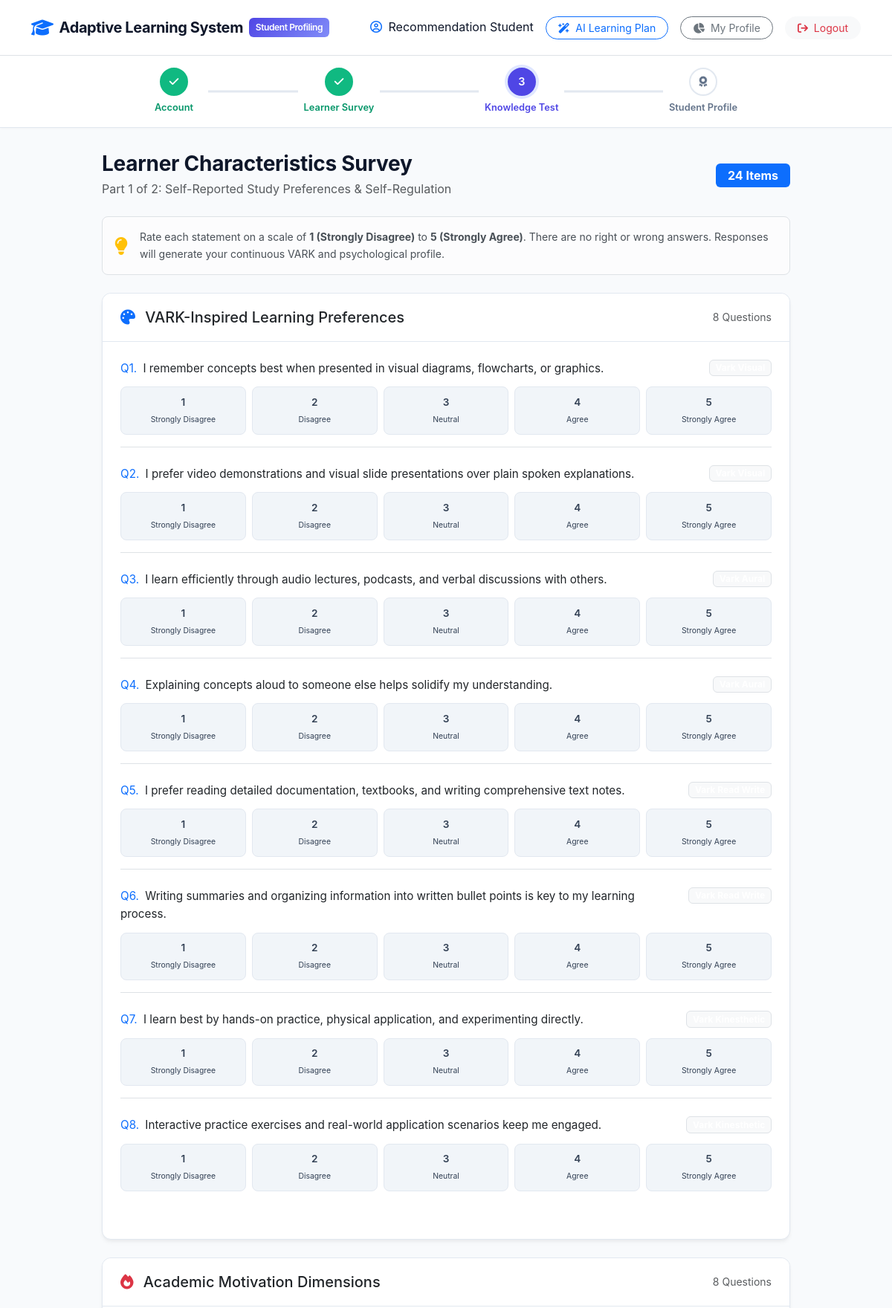
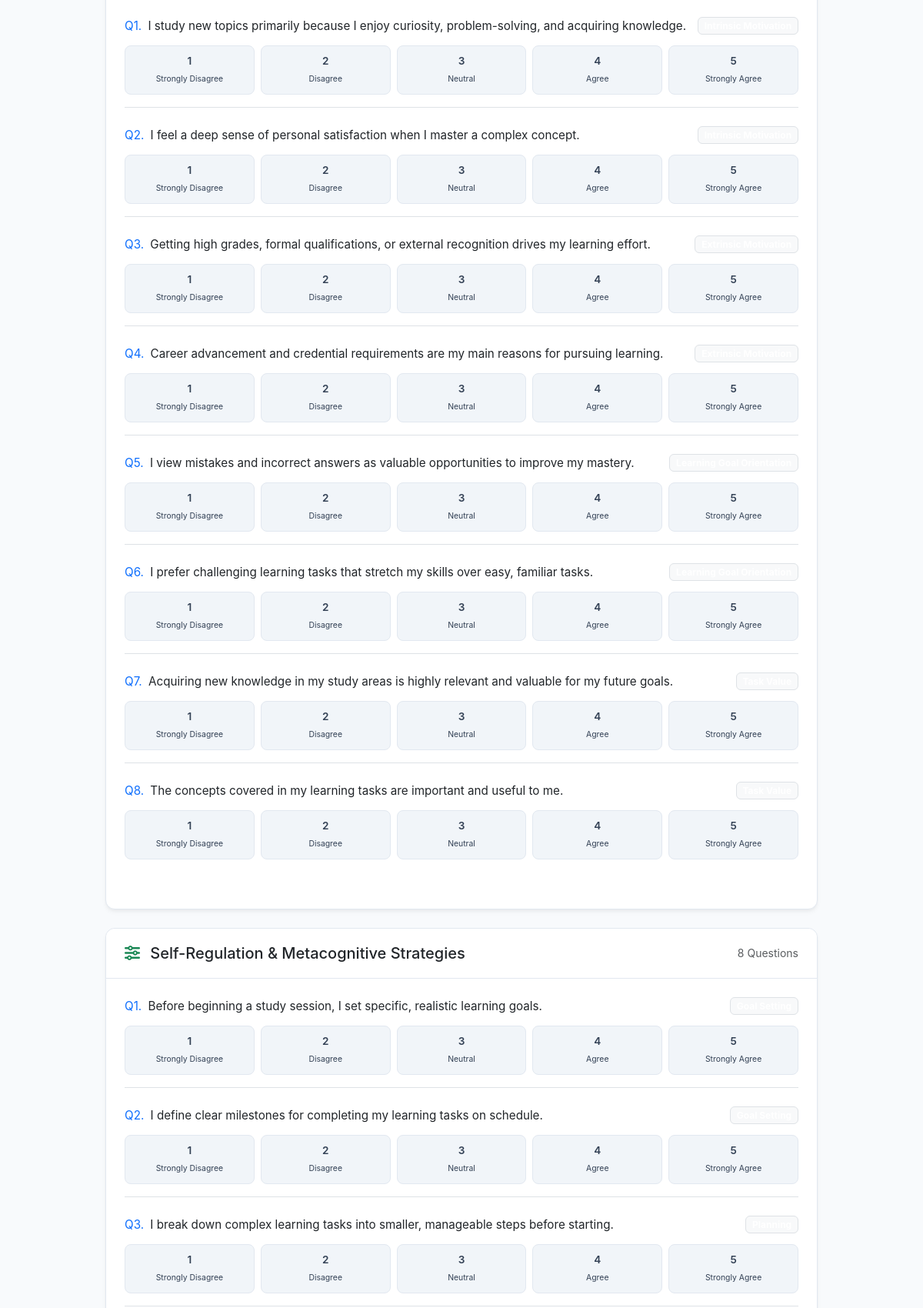
/survey (signed in, upper part), run on the app's committed database (2 pictures, top to bottom).
### tables this page shows
CREATE TABLE survey_questions (
        question_id TEXT PRIMARY KEY,
        question_text TEXT NOT NULL,
        category TEXT NOT NULL, -- VARK, Motivation, Self-Regulation
        parameter TEXT NOT NULL, -- e.g., VARK_visual, intrinsic_motivation, goal_setting
        reverse_scored INTEGER NOT NULL DEFAULT 0
    );

### app.py (the view, shortened to what this page needs)
@app.route('/survey', methods=['GET', 'POST'])
@login_required
def survey():
    student_id = session['student_id']
    conn = get_db()
    cursor = conn.cursor()
    cursor.execute("SELECT question_id, question_text, category, parameter FROM survey_questions;")
    questions = cursor.fetchall()
    conn.close()
    categorized = {}
    for q in questions:
        cat = q['category']
        if cat not in categorized:
            categorized[cat] = []
        categorized[cat].append(dict(q))
    return render_template('survey.html', categorized_questions=categorized)

### app.py (called while the page is built)
def login_required(f):
    from functools import wraps
    @wraps(f)
    def decorated_function(*args, **kwargs):
        if 'student_id' not in session:
            flash("Please log in to access this page.", "warning")
            return redirect(url_for('login'))
        return f(*args, **kwargs)
    return decorated_function

@app.context_processor
def inject_step():
    return dict(current_step=session.get('current_step', 'intro'))

### db.py (called while the page is built)
def get_db():
    conn = sqlite3.connect(DB_PATH, timeout=30.0)
    conn.row_factory = sqlite3.Row
    conn.execute("PRAGMA foreign_keys = ON;")
    conn.execute("PRAGMA journal_mode = WAL;")
    return conn

### templates/survey.html (shortened to what this page needs)
{% extends "layout.html" %}
{% block content %}
<div class="row justify-content-center py-2">
    <div class="col-lg-10">
        <div class="d-flex align-items-center justify-content-between mb-4">
            <div>
                <h3 class="section-title mb-1">Learner Characteristics Survey</h3>
                <p class="text-muted mb-0">Part 1 of 2: Self-Reported Study Preferences & Self-Regulation</p>
            </div>
            <span class="badge bg-primary px-3 py-2 fs-6">24 Items</span>
        </div>
        <div class="alert alert-light border rounded-3 mb-4">
            <div class="d-flex align-items-center">
                <i class="fa-solid fa-lightbulb text-warning fs-4 me-3"></i>
                <small class="text-slate-600">
                    Rate each statement on a scale of <strong>1 (Strongly Disagree)</strong> to <strong>5 (Strongly Agree)</strong>. There are no right or wrong answers. Responses will generate your continuous VARK and psychological profile.
                </small>
            </div>
        </div>
        <form action="{{ url_for('survey') }}" method="POST">
            {% for category_name, questions in categorized_questions.items() %}
            <div class="card card-custom mb-4">
                <div class="card-custom-header d-flex align-items-center justify-content-between">
                    <h5 class="mb-0 font-weight-bold text-slate-800">
                        {% if category_name == 'VARK' %}
                            <i class="fa-solid fa-palette text-primary me-2"></i> VARK-Inspired Learning Preferences
                        {% elif category_name == 'Motivation' %}
                            <i class="fa-solid fa-fire text-danger me-2"></i> Academic Motivation Dimensions
                        {% else %}
                            <i class="fa-solid fa-sliders text-success me-2"></i> Self-Regulation & Metacognitive Strategies
                        {% endif %}
                    </h5>
                    <span class="text-muted small">{{ questions|length }} Questions</span>
                </div>
                <div class="card-body p-4">
                    {% for q in questions %}
                    <div class="mb-4 pb-3 {% if not loop.last %}border-bottom{% endif %}">
                        <div class="d-flex justify-content-between align-items-start mb-2">
                            <label class="form-label text-slate-800 font-weight-medium mb-0" style="font-size: 0.95rem;">
                                <span class="text-primary font-weight-bold me-1">Q{{ loop.index }}.</span> {{ q.question_text }}
                            </label>
                            <span class="badge bg-light text-slate-500 border ms-2" style="font-size: 0.75rem;">
                            </span>
                        </div>
                        <div class="likert-group">
                            <div class="likert-btn">
                                <label for="{{ q.question_id }}_1">1<br><span style="font-size:0.65rem; font-weight:normal;">Strongly Disagree</span></label>
                            </div>
                            <div class="likert-btn">
                                <label for="{{ q.question_id }}_2">2<br><span style="font-size:0.65rem; font-weight:normal;">Disagree</span></label>
                            </div>
                            <div class="likert-btn">
                                <label for="{{ q.question_id }}_3">3<br><span style="font-size:0.65rem; font-weight:normal;">Neutral</span></label>
                            </div>
                            <div class="likert-btn">
                                <label for="{{ q.question_id }}_4">4<br><span style="font-size:0.65rem; font-weight:normal;">Agree</span></label>
                            </div>
                            <div class="likert-btn">
                                <label for="{{ q.question_id }}_5">5<br><span style="font-size:0.65rem; font-weight:normal;">Strongly Agree</span></label>
                            </div>
                        </div>
                    </div>
                    {% endfor %}
                </div>
            </div>
            {% endfor %}
        </form>
    </div>
</div>
{% endblock %}

### static/css/style.css (style rules this page uses)
:root { --primary: #4f46e5; --primary-hover: #4338ca; --primary-light: #e0e7ff; --dark: #0f172a; --slate-700: #334155; --slate-600: #475569; --slate-500: #64748b; --slate-200: #e2e8f0; --slate-100: #f1f5f9; --bg-main: #f8fafc; --card-bg: #ffffff; --vark-visual: #3b82f6; --vark-aural: #8b5cf6; --vark-readwrite: #10b981; --vark-kinesthetic: #f59e0b; --font-sans: 'Inter', -apple-system, BlinkMacSystemFont, "Segoe UI", Roboto, "Helvetica Neue", Arial, sans-serif; }
body { background-color: var(--bg-main); color: var(--dark); font-family: var(--font-sans); line-height: 1.6; min-height: 100vh; display: flex; flex-direction: column; }
.card-custom { background: #ffffff; border: 1px solid var(--slate-200); border-radius: 0.75rem; box-shadow: 0 4px 6px -1px rgba(0, 0, 0, 0.05), 0 2px 4px -1px rgba(0, 0, 0, 0.03); transition: transform 0.15s ease, box-shadow 0.15s ease; }
.card-custom-header { border-bottom: 1px solid var(--slate-200); background-color: #ffffff; padding: 1.25rem 1.5rem; border-top-left-radius: 0.75rem; border-top-right-radius: 0.75rem; }
.section-title { font-weight: 700; color: var(--dark); letter-spacing: -0.01em; }
.likert-group { display: flex; justify-content: space-between; gap: 0.5rem; margin-top: 0.75rem; }
.likert-btn { flex: 1; text-align: center; position: relative; }
.likert-btn label { display: block; padding: 0.6rem 0.25rem; background: var(--slate-100); border: 1.5px solid var(--slate-200); border-radius: 0.5rem; color: var(--slate-700); font-weight: 600; font-size: 0.85rem; cursor: pointer; transition: all 0.15s ease-in-out; }

### data on the page
survey_questions: category "VARK" (drawn), questions "8", question_text "I remember concepts best when presented in visual diagrams, flowcharts, or graphics."
survey_questions: question_text "I prefer video demonstrations and visual slide presentations over plain spoken explanations."
survey_questions: question_text "I learn efficiently through audio lectures, podcasts, and verbal discussions with others."
survey_questions: question_text "Explaining concepts aloud to someone else helps solidify my understanding."
survey_questions: question_text "I prefer reading detailed documentation, textbooks, and writing comprehensive text notes."
survey_questions: question_text "Writing summaries and organizing information into written bullet points is key to my learning process."
survey_questions: question_text "I learn best by hands-on practice, physical application, and experimenting directly."
survey_questions: question_text "Interactive practice exercises and real-world application scenarios keep me engaged."
survey_questions: category "Motivation" (drawn), questions "8", question_text "I study new topics primarily because I enjoy curiosity, problem-solving, and acquiring knowledge."
survey_questions: question_text "I feel a deep sense of personal satisfaction when I master a complex concept."
survey_questions: question_text "Getting high grades, formal qualifications, or external recognition drives my learning effort."
survey_questions: question_text "Career advancement and credential requirements are my main reasons for pursuing learning."
survey_questions: question_text "I view mistakes and incorrect answers as valuable opportunities to improve my mastery."
survey_questions: question_text "I prefer challenging learning tasks that stretch my skills over easy, familiar tasks."
survey_questions: question_text "Acquiring new knowledge in my study areas is highly relevant and valuable for my future goals."
survey_questions: question_text "The concepts covered in my learning tasks are important and useful to me."
survey_questions: category "Self-Regulation" (drawn), shows "Self-Regulation & Metacognitive Strategies", questions "8", question_text "Before beginning a study session, I set specific, realistic learning goals."
survey_questions: question_text "I define clear milestones for completing my learning tasks on schedule."
survey_questions: question_text "I break down complex learning tasks into smaller, manageable steps before starting."

### other printed values
{{ session.get('student_name') }} "Recommendation Student"
